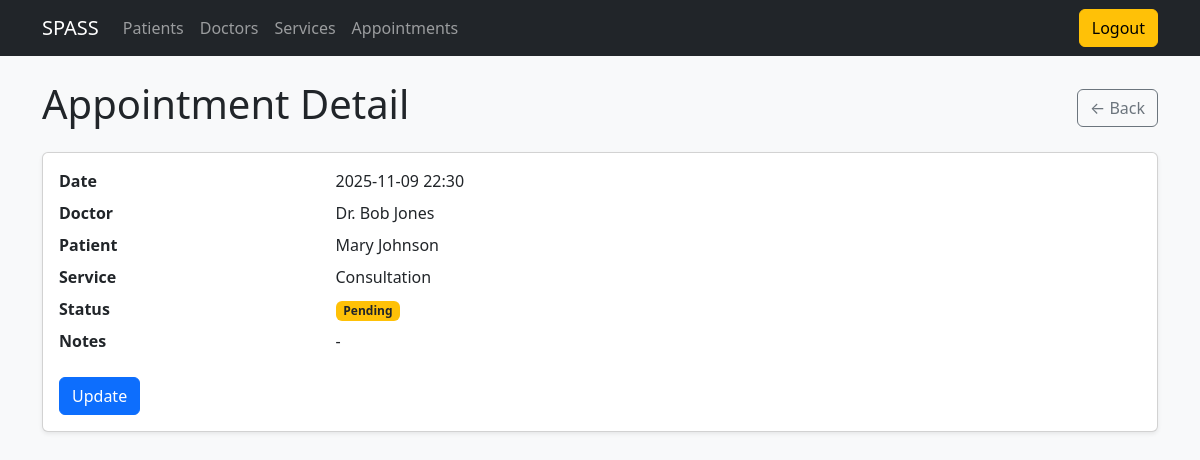
The app's page /appointment/13 (signed in) with its own data.
### scheduling/models.py (models this page shows, shortened)
class Appointment(Model):
    class Status(TextChoices):
        PENDING = "pending", "Pending"
        APPROVED = "approved", "Approved"
        CANCELLED = "cancelled", "Cancelled"
    patient = ForeignKey('Patient', on_delete=CASCADE, related_name='appointments')
    doctor = ForeignKey('Doctor', on_delete=CASCADE, related_name='appointment')
    service = ForeignKey('Service', on_delete=CASCADE, related_name='appointments')
    start_time = DateTimeField()
    status = CharField(max_length=20, choices=Status.choices, default=Status.PENDING)
    notes = TextField(blank=True)
    class Meta:
        ordering = ['start_time']

class Doctor(Model):
    name = CharField(max_length=100)
    email = EmailField(unique=True)
    specialization = CharField(max_length=100)
    phone_number = CharField(max_length=15)
    user = OneToOneField(User, on_delete=CASCADE, null=True, blank=True, related_name='doctor_profile')

class Patient(Model):
    name = CharField(max_length=100)
    email = EmailField(unique=True)
    dob = DateField()
    phone_number = CharField(max_length=15)

class Service(Model):
    name = CharField(max_length=100)
    description = TextField(blank=True)

### scheduling/views.py (the view)
# urls.py: path('appointment/<int:pk>', views.appointment_detail, name='appointment_detail'),
@permission_required('scheduling.view_appointment', raise_exception=True)
def appointment_detail(request, pk):
    appointment = get_object_or_404(Appointment.objects.select_related('doctor', 'patient', 'service'), pk=pk)
    return render(request, 'appointments/detail.html', {
        'appointment': appointment,
    })

### scheduling/templates/appointments/detail.html (shortened to what this page needs)
{% extends "base.html" %}
{% block content %}
<div class="d-flex justify-content-between align-items-center mb-3">
  <h1>Appointment Detail</h1>
  <a href="{% url 'appointments' %}" class="btn btn-outline-secondary">← Back</a>
</div>
<div class="card shadow-sm">
  <div class="card-body">
    <dl class="row">
      <dt class="col-sm-3">Date</dt>
      <dd class="col-sm-9">{{ appointment.start_time|date:"Y-m-d H:i" }}</dd>
      <dt class="col-sm-3">Doctor</dt>
      <dd class="col-sm-9">{{ appointment.doctor.name }}</dd>
      <dt class="col-sm-3">Patient</dt>
      <dd class="col-sm-9">{{ appointment.patient.name }}</dd>
      <dt class="col-sm-3">Service</dt>
      <dd class="col-sm-9">{{ appointment.service.name }}</dd>
      <dt class="col-sm-3">Status</dt>
      <dd class="col-sm-9">
        {% if appointment.status == 'pending' %}
          <span class="badge bg-warning text-dark">{{ appointment.get_status_display }}</span>
        {% elif appointment.status == 'approved' %}
          <span class="badge bg-success">{{ appointment.get_status_display }}</span>
        {% elif appointment.status == 'cancelled' %}
          <span class="badge bg-danger">{{ appointment.get_status_display }}</span>
        {% else %}
          <span class="badge bg-secondary">{{ appointment.get_status_display }}</span>
        {% endif %}
      </dd>
      <dt class="col-sm-3">Notes</dt>
      <dd class="col-sm-9">{{ appointment.notes|default:"-" }}</dd>
    </dl>
    <a class="btn btn-primary" href="{% url 'update_appointment' appointment.pk %}" >Update</a>
  </div>
</div>
{% endblock %}

### records on screen
Appointment: start_time "2025-11-09 22:30", doctor.name "Dr. Bob Jones", patient.name "Mary Johnson", service.name "Consultation", status "Pending", notes "-"
